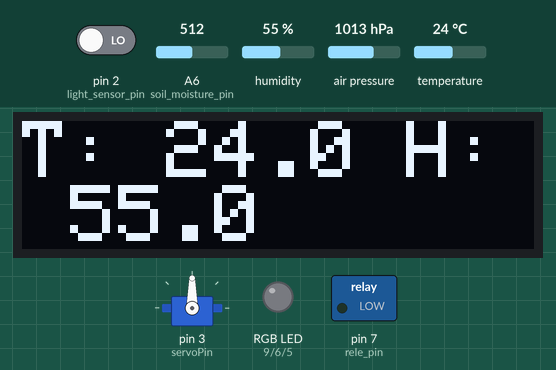
The sketch below on a simulated Arduino Uno, built with avr-gcc and run on an emulated ATmega328P. Parts: 128×32 one-colour display, servo, switched loads named in the sketch (green lamp = pin HIGH), an RGB LED mixed from three pins (HIGH = lit). Inputs (shaded band) come from the test bench; at power-on: pin 2 (light_sensor_pin) LOW, temperature 24 °C, humidity 55 %, A6 (soil_moisture_pin) = 512, air pressure 1013 hPa. What the sketch prints to the serial monitor is not drawn.

Above: at 5.7 s.
5.8 s: pin 2 (light_sensor_pin) driven HIGH
At 7.74 s:
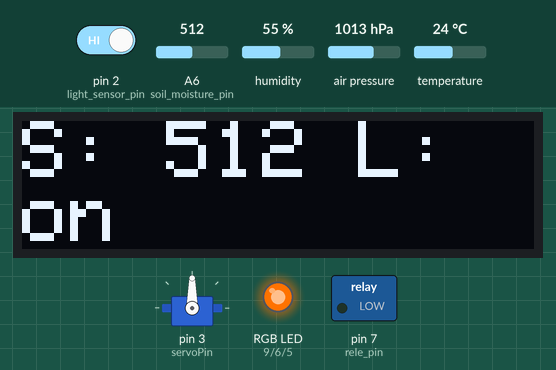
8.7 s: temperature set to 20.4 °C
At 10.89 s:
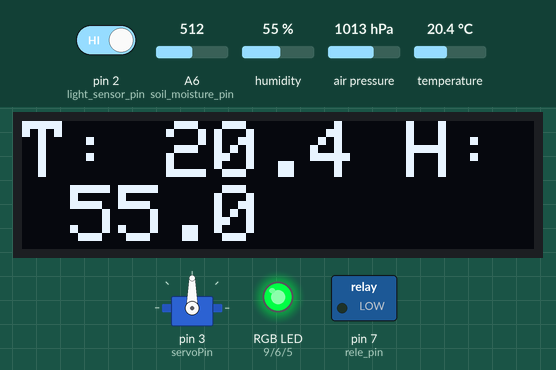
11.5 s: temperature set to 19.5 °C
At 11.79 s:
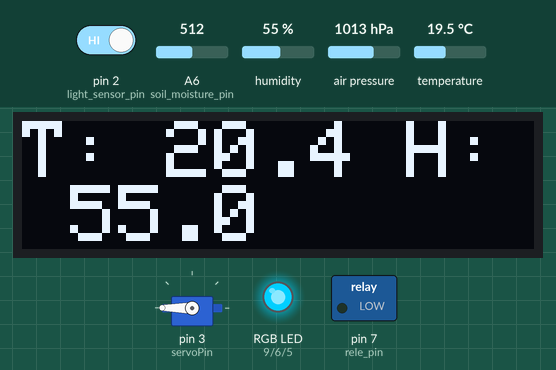
14.0 s: humidity set to 64 %
At 16.73 s:
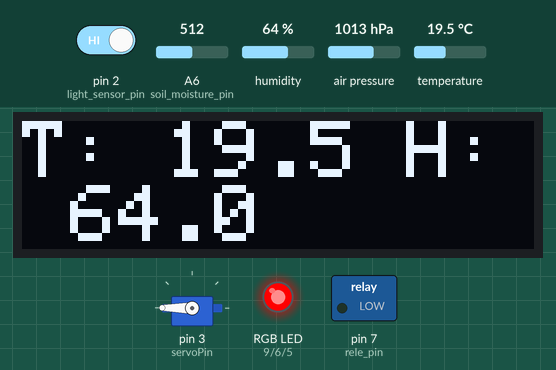
16.8 s: humidity set to 67 %
At 17.62 s:
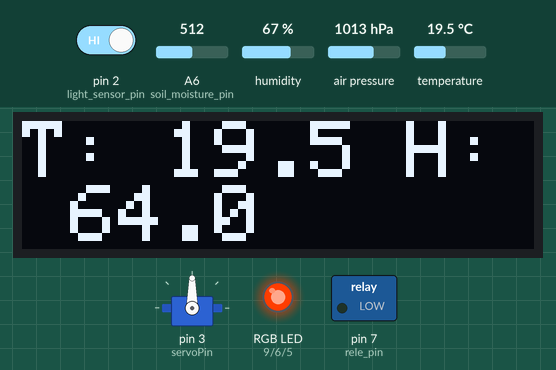
19.2 s: pin 2 (light_sensor_pin) driven LOW
At 20.2 s:
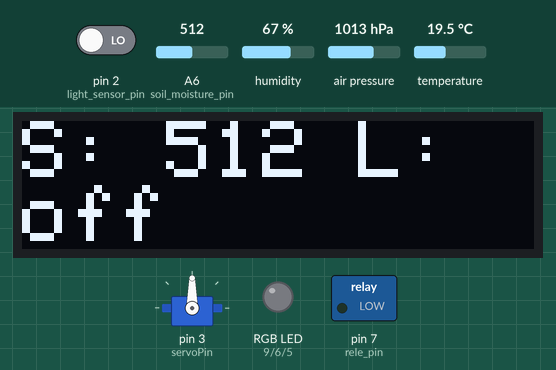
Timing chart, 0 to 22.2 s (numbered marks = the images above; inputs shaded):
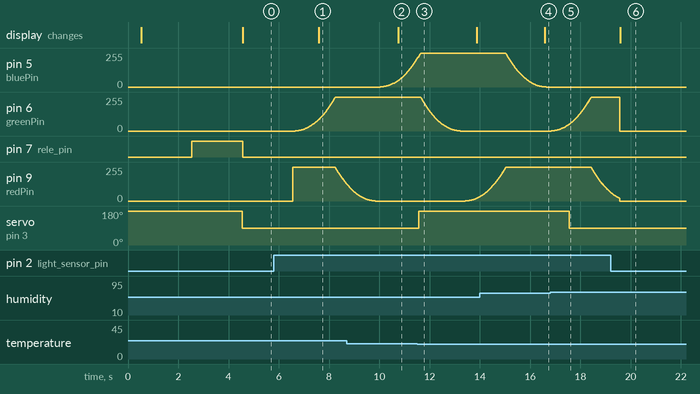

The sketch:

greenhouse.ino
```cpp
#include <SPI.h>
#include <Wire.h>
#include <Adafruit_GFX.h>
#include <Adafruit_SSD1306.h>

// Servo
#include <Servo.h>

// BME 280 Sensor
#include <Adafruit_Sensor.h>
#include <Adafruit_BME280.h>


#define SCREEN_WIDTH 128 // OLED display width, in pixels
#define SCREEN_HEIGHT 32 // OLED display height, in pixels
// On an arduino UNO:       A4(SDA), A5(SCL)
#define OLED_RESET     -1 // Reset pin # (or -1 if sharing Arduino reset pin)
#define SCREEN_ADDRESS 0x3C ///< See datasheet for Address; 0x3D for 128x64, 0x3C for 128x32
Adafruit_SSD1306 display(SCREEN_WIDTH, SCREEN_HEIGHT, &Wire, OLED_RESET);

// Defining soil moisture reading threshold
// From 0 to 400 - wet soil
// Above 400 - dry soil
#define MOISTURE_THRESHOLD 400

// Pins
const int redPin = 9;
const int greenPin = 6;
const int bluePin = 5;

const int light_sensor_pin = 2;
const int servoPin = 3;
const int rele_pin = 7;
const uint8_t soil_moisture_pin = A6;

// Settings
const int max_temp = 25;
const int min_temp = 18;
const int temp_margin = 2;
const int max_hum = 70;
const int min_hum = 50;
const int hum_margin = 5;

const int window_close_pos = 180;
const int window_open_pos = 90;

// TODO: globals -> local machen
const char* lighttext = "off";
int window_angle = 0;
long soil = 0;

float temp = 0.0;
float hum = 0.0;
float pres = 0.0;

bool discoEnabled = false;
bool displayPage = false;
float discoHue = 0.0f;

unsigned long lastSensorMs = 0;
unsigned long lastDisplayMs = 0;
unsigned long lastDiscoMs = 0;

const unsigned long SENSOR_INTERVAL_MS = 1000;
const unsigned long DISPLAY_INTERVAL_MS = 3000;
const unsigned long DISCO_INTERVAL_MS = 10;

Servo WindowServo;
Adafruit_BME280 bme;

void setup() {
  Serial.begin(9600);

  // Start BME Sensor and check for errors
  if (!bme.begin(0x76)) // manchmal 0x77
  {
    Serial.println("BME280 not found!");
    while (1)
    {
      Serial.println("BME280 not found! Please restart");
      //throw 404;
    }
  }

  setupdisplay();

  pinMode(rele_pin, OUTPUT);
  digitalWrite(rele_pin, HIGH); // Pumpe aus beim Start

  pinMode(light_sensor_pin, INPUT);

  pinMode(soil_moisture_pin, INPUT);

  pinMode(redPin, OUTPUT);
  pinMode(greenPin, OUTPUT);
  pinMode(bluePin, OUTPUT);

  // Add Servo to WindowServo
  WindowServo.attach(servoPin);
  window_angle = window_close_pos;
  WindowServo.write(window_angle);
  delay(2000);
}

void loop() {
  unsigned long now = millis();

  if (now - lastSensorMs >= SENSOR_INTERVAL_MS) {
    lastSensorMs = now;

    // Read BME 280 Sensor
    temp = bme.readTemperature();
    hum = bme.readHumidity();
    pres = bme.readPressure() / 100.0; // hPa

    // Window management
    if (temp > max_temp - temp_margin || hum > max_hum - hum_margin)
    { // To hot or too humid
      window_angle = window_open_pos;
    }
    else if (temp < min_temp + temp_margin || hum < min_hum + hum_margin)
    { // To cold or too dry
      window_angle = window_close_pos;
    }

    WindowServo.write(window_angle);
    measureandpour();
    lightcontrol();
  }

  if (discoEnabled && (now - lastDiscoMs >= DISCO_INTERVAL_MS)) {
    lastDiscoMs = now;
    discoStep();
  }

  if (now - lastDisplayMs >= DISPLAY_INTERVAL_MS) {
    lastDisplayMs = now;
    displayPage = !displayPage;

    if (!displayPage) {
      showtext("S: " + String(soil) + " L: " + String(lighttext), false);
    } else {
      showtext("T: " + String(temp, 1) + " H: " + String(hum, 1), false);
    }
  }
}

void setupdisplay(void) {
  // Wait for display
  delay(500);

  // SSD1306_SWITCHCAPVCC = generate display voltage from 3.3V internally
  if(!display.begin(SSD1306_SWITCHCAPVCC, SCREEN_ADDRESS)) {
    Serial.println(F("SSD1306 allocation failed"));
    for(;;); // Don't proceed, loop forever
  }

  delay(2000); // Pause for 2 seconds
  // Clear the buffer
  display.clearDisplay();
  display.display();
}

void measureandpour(void) {
  soil = 0;
  for (int i = 0; i < 100; i++) {
    soil += analogRead(soil_moisture_pin);
  }
  soil = soil / 100;

  // Print the sensor reading values
  Serial.print("Soil moisture sensor value: ");
  Serial.println(soil);

  if (soil > MOISTURE_THRESHOLD) {
    // Turn on the water pump
    digitalWrite(rele_pin, LOW);
  } else {
    // Turn off the water pump
    digitalWrite(rele_pin, HIGH);
  }
}

void lightcontrol(void) {
  int light = digitalRead(light_sensor_pin);
  if (light == HIGH){ // in front of it
    lighttext = "on";
    discoEnabled = true;
  }
  else{
    lighttext = "off";
    discoEnabled = false;
    setColor(0,0,0);
  }
  Serial.print("Light sensor value: ");
  Serial.println(lighttext);
}

void showtext(String text, bool scroll) {
  display.clearDisplay();

  display.setTextSize(2); // Draw 2X-scale text
  display.setTextColor(SSD1306_WHITE);
  display.setCursor(0, 0);
  display.println(text);
  display.display();      // Show initial text

  if (scroll) {
    display.startscrollleft(0x00, 0x0F);
  }
}

void setColor(int redValue, int greenValue, int blueValue) // Only for high quality LEDs
{
  analogWrite(redPin, redValue);
  analogWrite(greenPin, greenValue);
  analogWrite(bluePin, blueValue);
}

// Gamma-Korrektur
int gammaCorrect(int value)
{
  float normalized = value / 255.0;       // (0 - 255) to (0.0 - 1.0)
  float corrected = pow(normalized, 2.2); // Flat curve to Exponentially like curve
  return (int)(corrected * 255.0 + 0.5);  // Back to (0 - 255)
}

// Setzt die LED direkt (mit Gamma)
void setCorrectedRgb(int r, int g, int b) // Use for new LEDs
{
  analogWrite(redPin, gammaCorrect(r));
  analogWrite(greenPin, gammaCorrect(g));
  analogWrite(bluePin, gammaCorrect(b));
}

// HSV -> RGB
void hsvToRgb(float h, float s, float v, int &r, int &g, int &b)
{
  int i = int(h * 6);
  float f = h * 6 - i;
  float p = v * (1 - s);
  float q = v * (1 - f * s);
  float t = v * (1 - (1 - f) * s);

  float rf, gf, bf;

  switch (i % 6)
  {
    case 0:
      rf = v;
      gf = t;
      bf = p;
      break;
    case 1:
      rf = q;
      gf = v;
      bf = p;
      break;
    case 2:
      rf = p;
      gf = v;
      bf = t;
      break;
    case 3:
      rf = p;
      gf = q;
      bf = v;
      break;
    case 4:
      rf = t;
      gf = p;
      bf = v;
      break;
    case 5:
      rf = v;
      gf = p;
      bf = q;
      break;
  }

  r = rf * 255;
  g = gf * 255;
  b = bf * 255;
}

void discoStep() {
  int r, g, b;

  hsvToRgb(discoHue, 1.0, 1.0, r, g, b);

  // Optional: Prevents the sudden, harsh “flash-on” of blue light in low-cost LEDs
  if (b > 0 && b < 5)
    b = 5;

  setCorrectedRgb(r, g, b);

  discoHue += 0.001f;
  if (discoHue >= 1.0f) {
    discoHue = 0.0f;
  }
}
```

Measured:
- the behaviour switches between 20 and 19.9 °C on temperature (found by bisection; images 2 and 3)
- the behaviour switches between 65 and 66 % on humidity (found by bisection; images 4 and 5)
- after the input at 5.8 s, pin 6 (greenPin): moves from 0/255 to 255/255 over 1.6 s, starting after 0.85 s; the display: changes after 1.8 s (image 1)
- after the input at 8.7 s, the display: changes after 2.0 s (image 2)
- after the input at 11.5 s, servo on pin 3 (servoPin): 90° → 180° after 0.06 s
- after the input at 14.0 s, the display: changes after 2.6 s (image 4)
- after the input at 16.8 s, servo on pin 3 (servoPin): 180° → 90° after 0.76 s
- after the input at 19.2 s, pin 5 (bluePin): stays 0/255 (without the input it goes to 1/255 after 1.0 s); the display: changes after 0.39 s (image 6)
